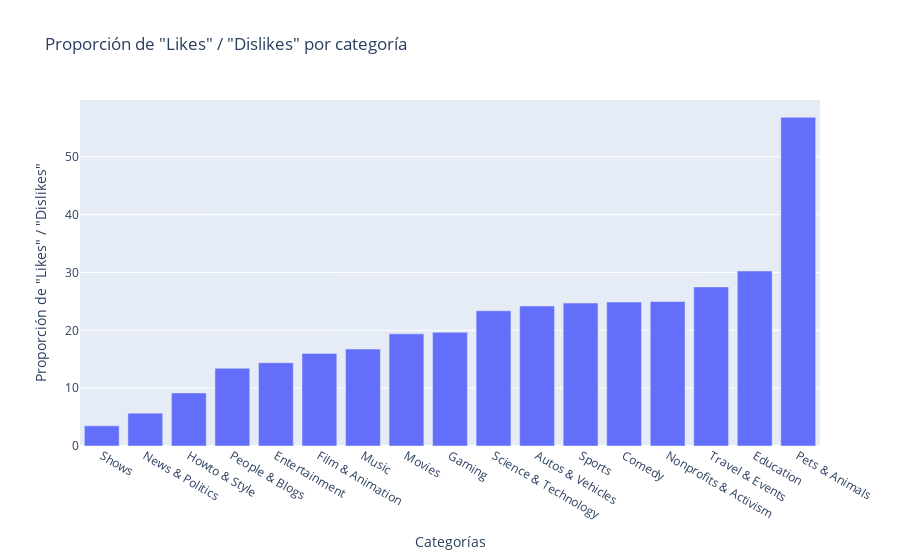

Here is the notebook cell this chart was saved with:
### Markdown cell above
### 3.- ¿Qué categorías de videos tienen la mejor proporción (ratio) de “Me gusta” / “No me gusta”?

### Code cell
counts3 = df_limpio.groupby("category")
counts3a = pd.DataFrame(counts2.sum()["likes"])
counts3b = pd.DataFrame(counts2.sum()["dislikes"])

counts3c = pd.DataFrame()
counts3c["ratio"] = counts3a["likes"] / counts3b["dislikes"]
print(counts3c)

counts3c = counts3c.sort_values("ratio")

data = [go.Bar(
    y = counts3c['ratio'],
    x = counts3c.index
)]
layout = go.Layout(
    title = 'Proporción de "Likes" / "Dislikes" por categoría',
    yaxis = dict(title = 'Proporción de "Likes" / "Dislikes"'),
    xaxis = dict(title = 'Categorías')
)

fig = go.Figure(data = data, layout = layout)

fig.iplot()

### Figure 1 — Plotly figure (JSON) as saved in the notebook; plotly's stock layout.template omitted (floating-point values rounded to 4 significant figures)
{"data": [{"type": "bar", "x": ["Shows", "News & Politics", "Howto & Style", "People & Blogs", "Entertainment", "Film & Animation", "Music", "Movies", "Gaming", "Science & Technology", "Autos & Vehicles", "Sports", "Comedy", "Nonprofits & Activism", "Travel & Events", "Education", "Pets & Animals"], "y": [3.479, 5.677, 9.176, 13.43, 14.39, 16.01, 16.76, 19.39, 19.66, 23.38, 24.21, 24.71, 24.89, 24.98, 27.5, 30.26, 56.82]}], "layout": {"title": {"text": "Proporción de \"Likes\" / \"Dislikes\" por categoría"}, "xaxis": {"title": {"text": "Categorías"}}, "yaxis": {"title": {"text": "Proporción de \"Likes\" / \"Dislikes\""}}}}
